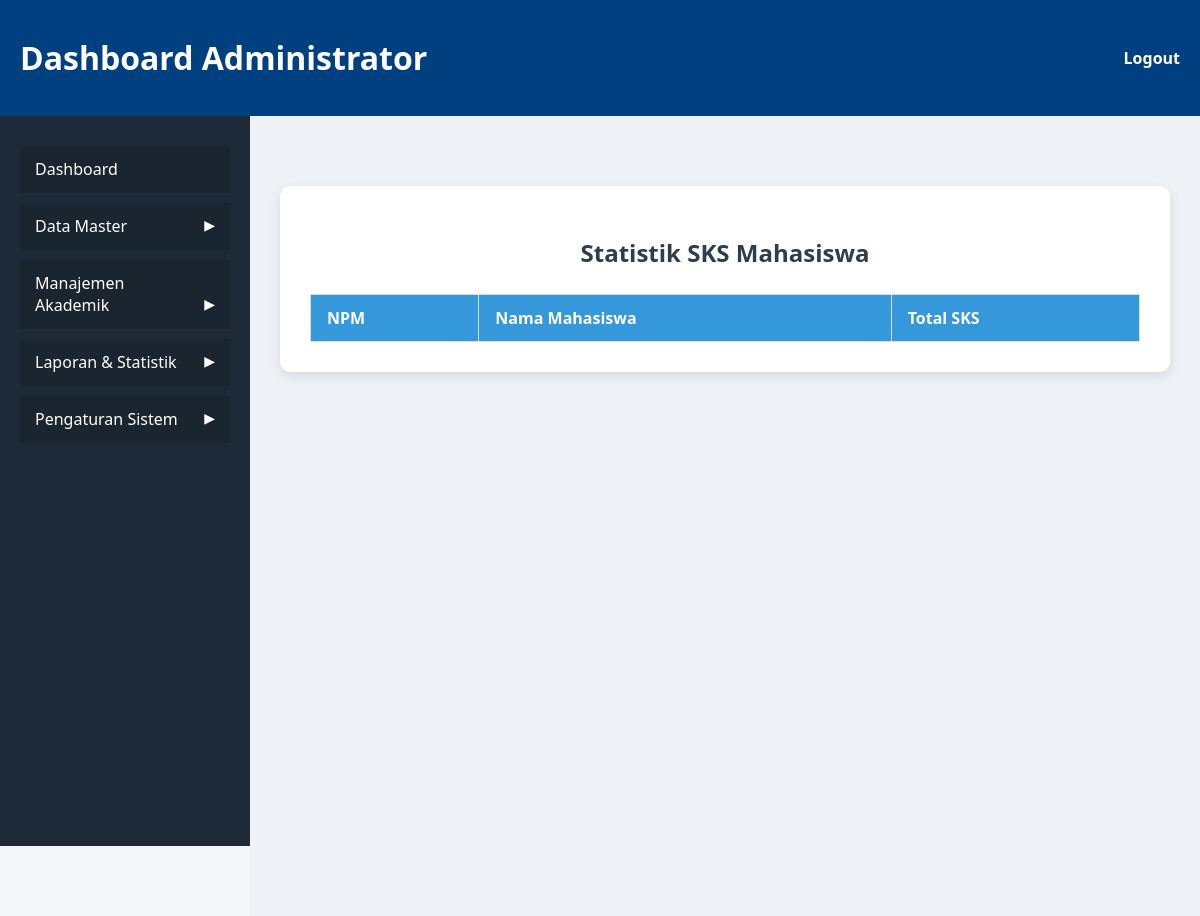
Page /pages/admin/sks.php (signed in) on the earlier database version.
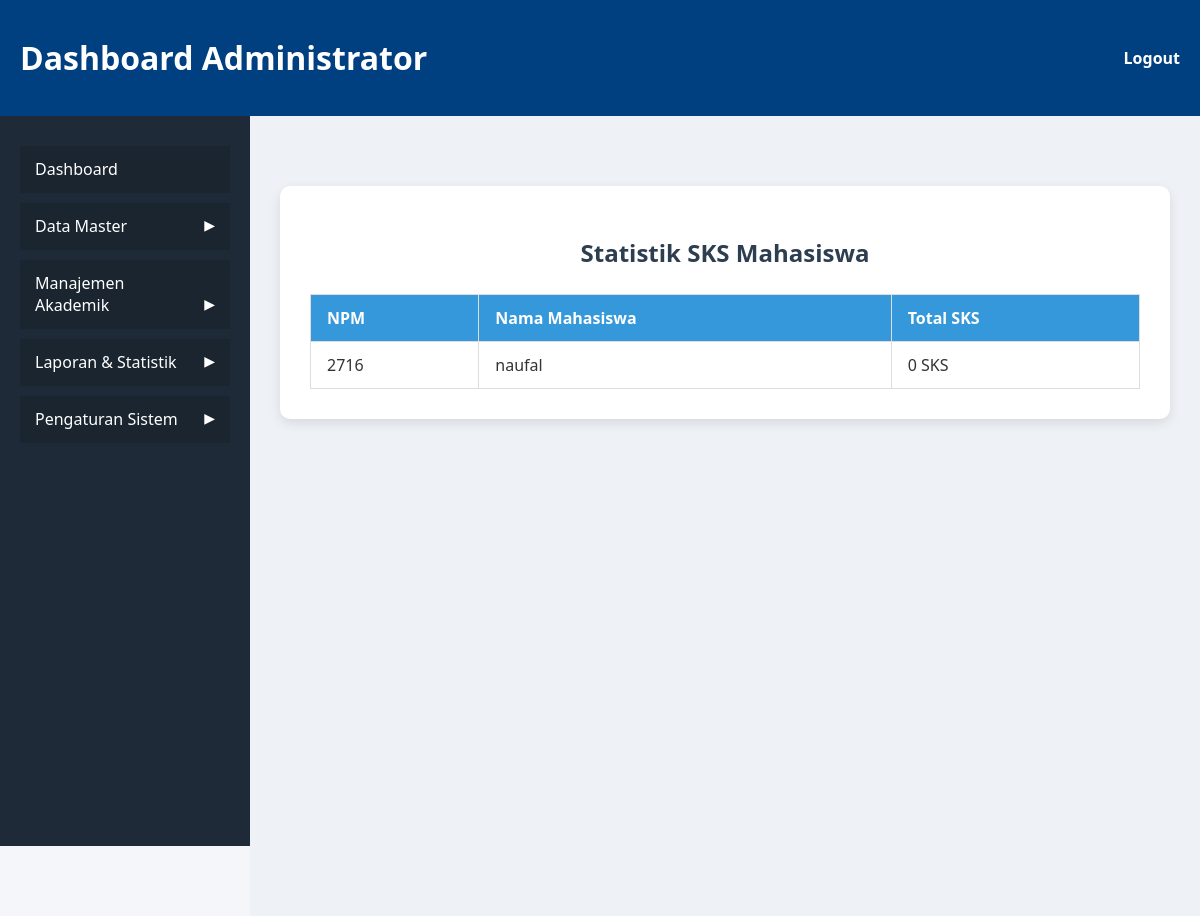
Same page on the later database version.
### tables this page shows
CREATE TABLE IF NOT EXISTS `mahasiswa` (
  `npm` varchar(15) NOT NULL,
  `nama` varchar(100) DEFAULT NULL,
  `tgl_lahir` date DEFAULT NULL,
  `alamat` text DEFAULT NULL,
  `jenis_kelamin` enum('L','P') DEFAULT NULL,
  `prodi` varchar(100) DEFAULT NULL,
  `foto` varchar(255) DEFAULT NULL,
  PRIMARY KEY (`npm`)
);

### pages/admin/sks.php (the view, shortened to what this page needs)
<?php
include '../../includes/koneksi.php';
?>
<!DOCTYPE html>
<html lang="id">
<head>
    <link rel="stylesheet" href="../../assets/css/dashboard.css">
    <link rel="stylesheet" href="../../assets/css/laporan.css">
</head>
<body>
<header class="sticky-header">
    <h1>Dashboard Administrator</h1>
    <nav><a href="../../auth/logout.php">Logout</a></nav>
</header>
<div class="main-wrapper">
    <aside class="sidebar sticky-sidebar">
        <ul class="sidebar-menu">
            <li class="dashboard"><a href="dashboard.php">Dashboard</a></li>
            <li class="dropdown" onclick="toggleDropdown(this)">
                <span>Data Master</span> <span class="arrow">&#9654;</span>
            </li>
            <li class="dropdown" onclick="toggleDropdown(this)">
                <span>Manajemen Akademik</span>
                <span class="arrow">&#9654;</span>
            </li>
            <li class="dropdown" onclick="toggleDropdown(this)">
                <span>Laporan & Statistik</span> <span class="arrow">&#9654;</span>
            </li>
            <li class="dropdown" onclick="toggleDropdown(this)">
                <span>Pengaturan Sistem</span> <span class="arrow">&#9654;</span>
            </li>
        </ul>
    </aside>
    <main class="content">
        <div class="container">
            <h2>Statistik SKS Mahasiswa</h2>
            <table>
                <thead>
                    <tr>
                        <th>NPM</th>
                        <th>Nama Mahasiswa</th>
                        <th>Total SKS</th>
                    </tr>
                </thead>
                <tbody>
                    <?php
                    $sql_mhs = "SELECT npm, nama FROM mahasiswa ORDER BY nama ASC";
                    $result_mhs = mysqli_query($conn, $sql_mhs);
                    while ($mhs = mysqli_fetch_assoc($result_mhs)) {
                        $npm = $mhs['npm'];
                        $nama = $mhs['nama'];
                        $sql_sks = "
                            SELECT SUM(mk.sks) AS total_sks
                            FROM krs
                            JOIN kelas k ON krs.id_kelas = k.id_kelas
                            JOIN mata_kuliah mk ON k.kode_mk = mk.kode_mk
                            WHERE krs.npm = '$npm'
                        ";
                        $total_sks = mysqli_fetch_assoc(mysqli_query($conn, $sql_sks))['total_sks'] ?? 0;
                        echo "<tr>
                                <td>$npm</td>
                                <td>$nama</td>
                                <td>{$total_sks} SKS</td>
                              </tr>";
                    }
                    ?>
                </tbody>
            </table>
        </div>
    </main>
</div>
</body>
</html>

Differences in the rows shown:
added mahasiswa: npm "2716", nama "naufal", total_sks "0"
